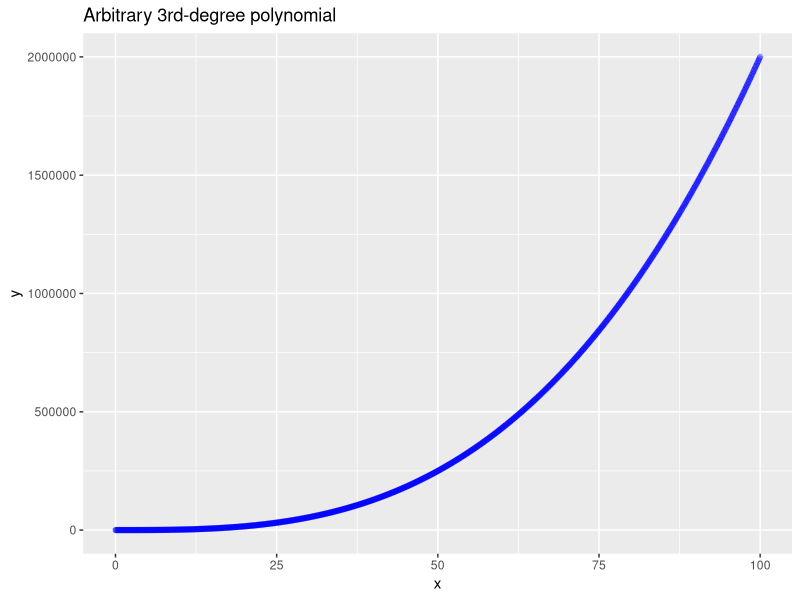
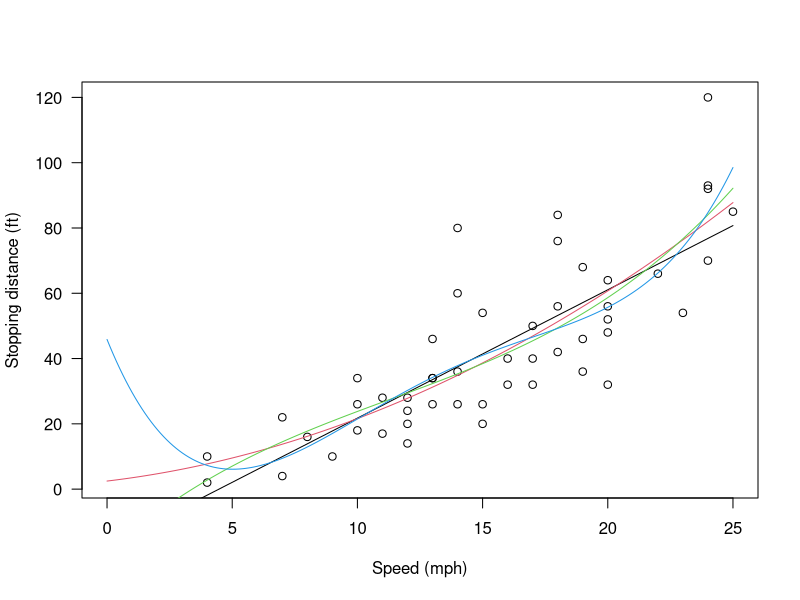
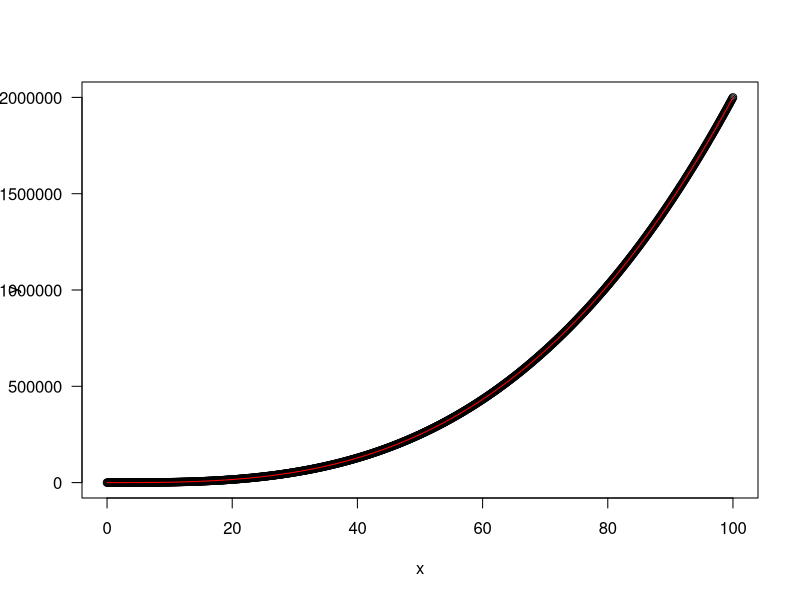
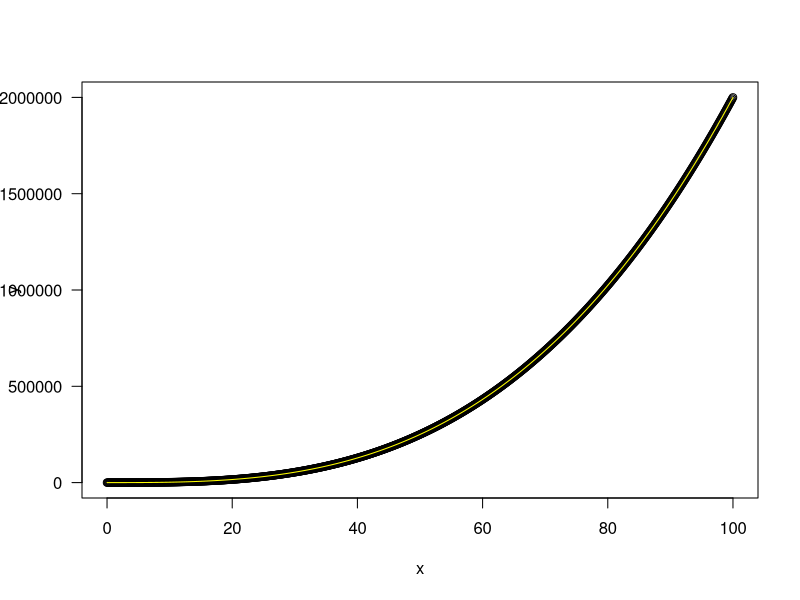
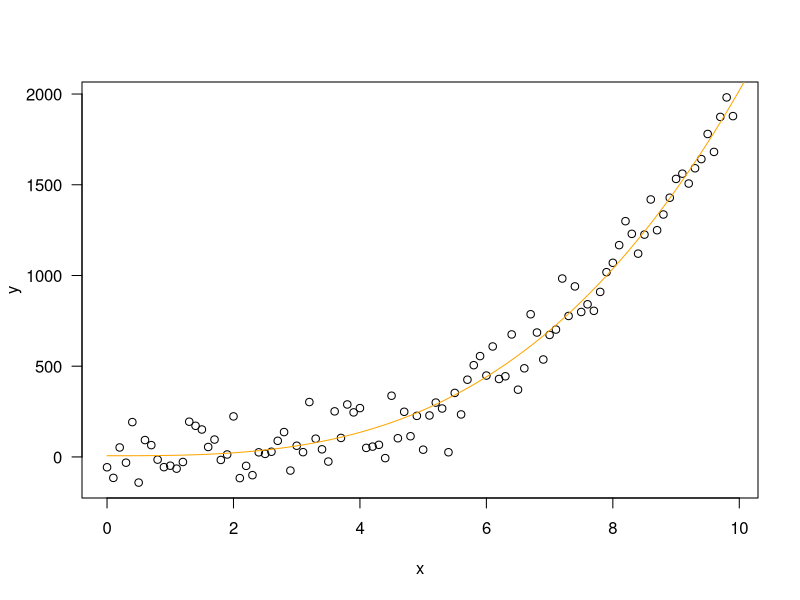

Write the R code that produced these figures, in order.
## ---- chunk 1
library(ggplot2)
library(dplyr)
## ---- chunk 2
a <- 2
b <- 0
c <- 0
d <- 6
x <- seq(0,100,0.1)
y <- a*x^3 + b*x^2 + c*x + d
df_arbitrary <- bind_cols(x=x, y=y)
sample_plot <- ggplot(df_arbitrary, aes(x=x, y=y)) + geom_point(alpha=0.3, color = "blue") + ggtitle("Arbitrary 3rd-degree polynomial")
sample_plot
## ---- chunk 3
## An example of polynomial regression
plot(cars, xlab = "Speed (mph)", ylab = "Stopping distance (ft)",
    las = 1, xlim = c(0, 25))

# generate x values for fit lines
d_speed <- seq(0, 25, length.out = 200) 

# fit different degree polynomials
for(degree in 1:4) {
  fm <- lm(dist ~ poly(speed, degree, raw=TRUE), data = cars)
  # create variable to hold results
  assign(paste("cars", degree, sep = "."), fm) 
  lines(d_speed, predict(fm, data.frame(speed = d_speed)), col = degree)
}
anova(cars.1, cars.2, cars.3, cars.4)
## ---- chunk 4

## Try to fit without specifying coefficients

plot(df_arbitrary, xlab = "x", ylab = "y",
    las = 1)

mypoly <- poly(x, 3, raw = TRUE)
fit_open <- lm(y ~ mypoly, data = df_arbitrary)

# add the fit line to the plot and print the summary
lines(x, predict(fit_open, data.frame(x = x)), col = "red")
summary(fit_open)
## ---- chunk 5
plot(df_arbitrary, xlab = "x", ylab = "y",
    las = 1)
fit_spec <- lm(y ~ I(x^3), data = df_arbitrary)
lines(x, predict(fit_spec, data.frame(x = x)), col = "yellow")
summary(fit_spec)
## ---- chunk 6

# Add noise and reduce size of dataset
noise <- rnorm(100, mean=0, sd = 100)
noisy_y <- df_arbitrary$y[1:100] + noise

df_noisy <- bind_cols(x = df_arbitrary$x[1:100], y = noisy_y)
plot(df_noisy, xlab = "x", ylab = "y",
    las = 1)
fit_noisy <- lm(y ~ I(x^3), data = df_noisy)
lines(x, predict(fit_noisy, data.frame(x = x)), col = "orange")
summary(fit_noisy)
coefficients(fit_noisy)
